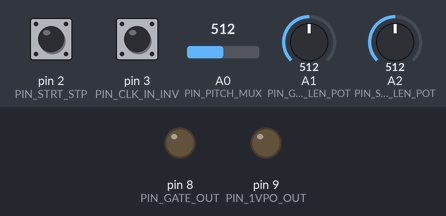
The sketch below on a simulated Arduino Uno, built with avr-gcc and run on an emulated ATmega328P. Shown: output pins drawn as LEDs (lit = HIGH). Dashed ring = blinking. The test bench sets the inputs (shaded band); at power-on: pin 3 (PIN_CLK_IN_INV) HIGH, pin 2 (PIN_STRT_STP) HIGH, A0 (PIN_PITCH_MUX) = 512, A1 (PIN_GATE_LEN_POT) = 512, A2 (PIN_SEQ_LEN_POT) = 512. Pins used as bus, display or sensor lines are not drawn.

Above: at 1.2 s.
1.3 s: pin 3 (PIN_CLK_IN_INV) pulsed LOW 5 times (0.12 s each, 0.3 s apart)
At 1.67 s:
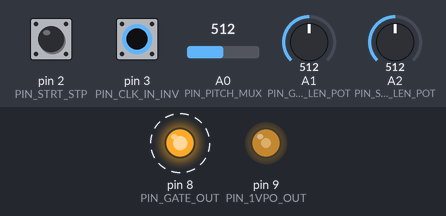
At 3.2 s:
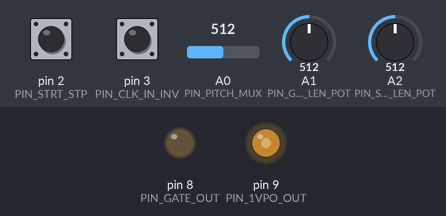
Timing chart, 0 to 4.7 s (numbered marks = the images above; inputs shaded):
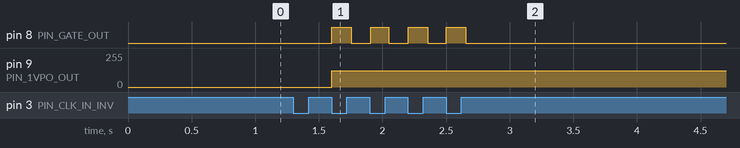

The sketch:

sequencer_code.ino
```cpp
#include <math.h>

/* CONSTANTS */

// pinouts
#define PIN_STRT_STP 2
#define PIN_CLK_IN_INV 3
#define PIN_MUX_SEL_0 4
#define PIN_MUX_SEL_1 5
#define PIN_MUX_SEL_2 6
#define PIN_GATE_OUT 8
#define PIN_1VPO_OUT 9
#define PIN_PITCH_MUX A0
#define PIN_GATE_LEN_POT A1
#define PIN_SEQ_LEN_POT A2

// conversion factors
const int AV_TO_DUTY_CYCLE_FACTOR = 51; // factor needed to convert AV from range [0,5] to duty cycle range [0,255]
const float ONE_STEP_VOLT = 1 / 12.0;     // the voltage difference between notes
const int MAX_STEPS = 8;

/* Serial Monitor debugging mode, active when uncommented */
//#define SERMON_DEBUG // the serial monitor will be activated when SERMON_DEBUG is defined

/* VARIABLES */
volatile unsigned long clk_period_strt;           // time (in millis since program start) that the current clock period started
volatile unsigned long last_clk_period_strt;      // time the previous clock period started, used to determine clock frequency
float clk_period;              // clock period (in millis)
uint16_t step_time_elapsed;    // time (in millis) that the current step has been playing for
bool last_iter_gate_high;      // determines if gate was high in the last iteration; used to avoid excessive calls to digitalWrite()
unsigned long step_cnt;        // number of steps elapsed since start of program
volatile bool new_step;        // becomes active if the step transitions in the current loop iteration
volatile bool stop_stepping;   // flag to indicate if the sequencer should stop sequencing; controlled by the start/stop button
int num_steps;                 // number of steps in the sequence


void setup() {

#ifdef SERMON_DEBUG
  Serial.begin(9600);
#endif

  pinMode(PIN_MUX_SEL_0, OUTPUT);
  pinMode(PIN_MUX_SEL_1, OUTPUT);
  pinMode(PIN_MUX_SEL_2, OUTPUT);
  pinMode(PIN_GATE_OUT, OUTPUT);
  pinMode(PIN_1VPO_OUT, OUTPUT);
  pinMode(PIN_STRT_STP, INPUT);
  pinMode(PIN_CLK_IN_INV, INPUT);

  attachInterrupt(digitalPinToInterrupt(PIN_STRT_STP), start_stop_handle, FALLING);
  attachInterrupt(digitalPinToInterrupt(PIN_CLK_IN_INV), clk_handle, FALLING);

  // initiliaze variables
  clk_period_strt = 0;
  last_clk_period_strt = 0;
  step_time_elapsed = 0;
  clk_period = 0;
  step_cnt = 0;
  new_step = false;
  last_iter_gate_high = false;
  stop_stepping = false;

  // set pin 9 PWM frequency to ~31kHz so DAC low-pass is more precise
  TCCR1B = TCCR1B & B11111000 | B00000001;
}

void loop() {
  // Wait if "stop" button pressed or haven't received clock trigger yet
  while (stop_stepping || (last_clk_period_strt == 0));

  // determine clock period
  clk_period = clk_period_strt - last_clk_period_strt;

  if (new_step) {

    new_step = false;

    /* DETERMINE STEP NUMBER */
    float seq_len_v = get_wiper_voltage(PIN_SEQ_LEN_POT);
    seq_len_v *= (7.0 / 5); // convert range from [0,5] to [0,7]
    num_steps = ((int) seq_len_v) + 1;

    if (num_steps > MAX_STEPS) {
      num_steps = MAX_STEPS;
    }

    uint8_t step_num = step_cnt % num_steps;
    step_cnt++;

    /* READ PITCH POTS */
    // set up the mux
    byte s0 = step_num & 0x01;
    byte s1 = (step_num >> 1) & 0x01;
    byte s2 = (step_num >> 2) & 0x01;
    digitalWrite(PIN_MUX_SEL_0, s0);
    digitalWrite(PIN_MUX_SEL_1, s1);
    digitalWrite(PIN_MUX_SEL_2, s2);
    float pitch_v = get_wiper_voltage(PIN_PITCH_MUX);

    /* QUANTIZE PITCH */
    pitch_v = ONE_STEP_VOLT * floor(pitch_v / ONE_STEP_VOLT);

    /* SEND PITCH OUT */
    analogWrite(PIN_1VPO_OUT, av_to_duty_cycle(pitch_v));

    /* SEND GATE OUT */
    set_gate(true);
  }

  /* READ GATE LENGTH POT */
  float gate_len_v = get_wiper_voltage(PIN_GATE_LEN_POT);
  float gate_duty_cycle = gate_len_v * 20;  // convert range from [0,5] to [0,100]
  float gate_dur = clk_period * (gate_duty_cycle / 100);

  // Determine if step has been activated longer than the gate length
  step_time_elapsed = millis() - clk_period_strt;
  if ((step_time_elapsed > gate_dur) && last_iter_gate_high) {
    set_gate(false);
  }

  delay(10);
}

/**********************************/
/*          HELPERS               */
/**********************************/

/* Reads the voltage at analog pin 'pin_name' */
float get_wiper_voltage(int pin) {
  int val = analogRead(pin);
  val = 1023 - val;   // invert due to inverted pots
  return val / 204.6; // convert range from [0,1023] to [0,5]
}

/* Convert a 1V/octave analog voltage to a PWM duty cycle */
int av_to_duty_cycle(float av) {
  return (int) (av * AV_TO_DUTY_CYCLE_FACTOR);
}

void set_gate(bool hi_lo) {
  digitalWrite(PIN_GATE_OUT, hi_lo);
  last_iter_gate_high = hi_lo;
}

/**********************************/
/*            ISRs                */
/**********************************/
void start_stop_handle() {
  static unsigned long last_press_time = 0;
  unsigned long curr_int_time = millis();
  if (curr_int_time - last_press_time > 200) {  // avoid switch debounce
    stop_stepping = !stop_stepping;
    if (stop_stepping) {
      set_gate(false);
    }
  }
  last_press_time = curr_int_time;
}

void clk_handle() {
  last_clk_period_strt = clk_period_strt;
  clk_period_strt = millis();
  new_step = true;
}
```

Measured:
- after the input at 1.3 s, pin 8 (PIN_GATE_OUT): alternates HIGH for 0.15 s and LOW for 0.15 s, 8 changes in all, then stays LOW, starting after 0.30 s; pin 9 (PIN_1VPO_OUT): 0/255 → 123/255 after 0.30 s
